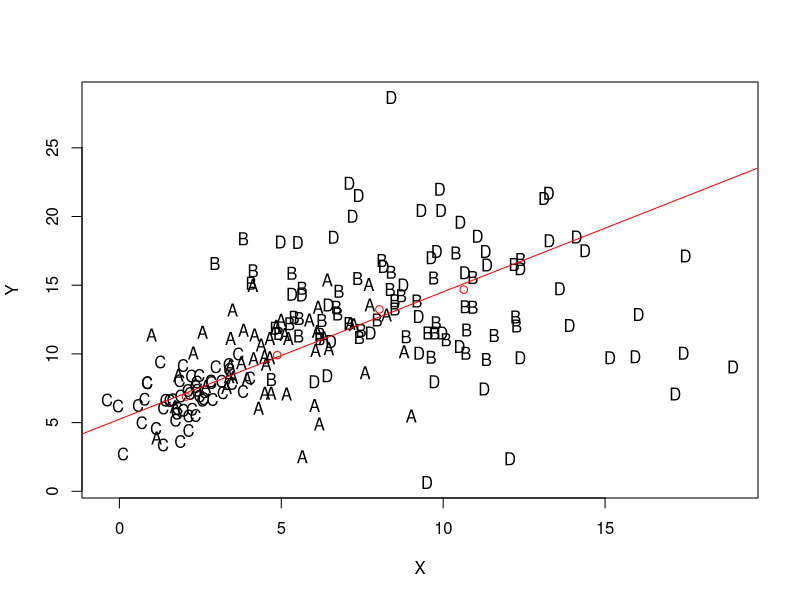

This chart was generated by the following R code:
data<-read.csv("corrExerciseB.csv")

X<-data$X
Y<-data$Y
Z<-data$Z

print(cor(X,Y))

X.mean=tapply(X,Z,mean)
Y.mean=tapply(Y,Z,mean)

print(X.mean)
print(Y.mean)

pdf("../img/7.pdf")
plot(X,Y,pch=as.character(Z))
lines(X.mean,Y.mean,type="p",col="red",pch=levels(Z))
abline(lm(Y.mean~X.mean),col="red")
dev.off()

print(cor(X.mean,Y.mean))